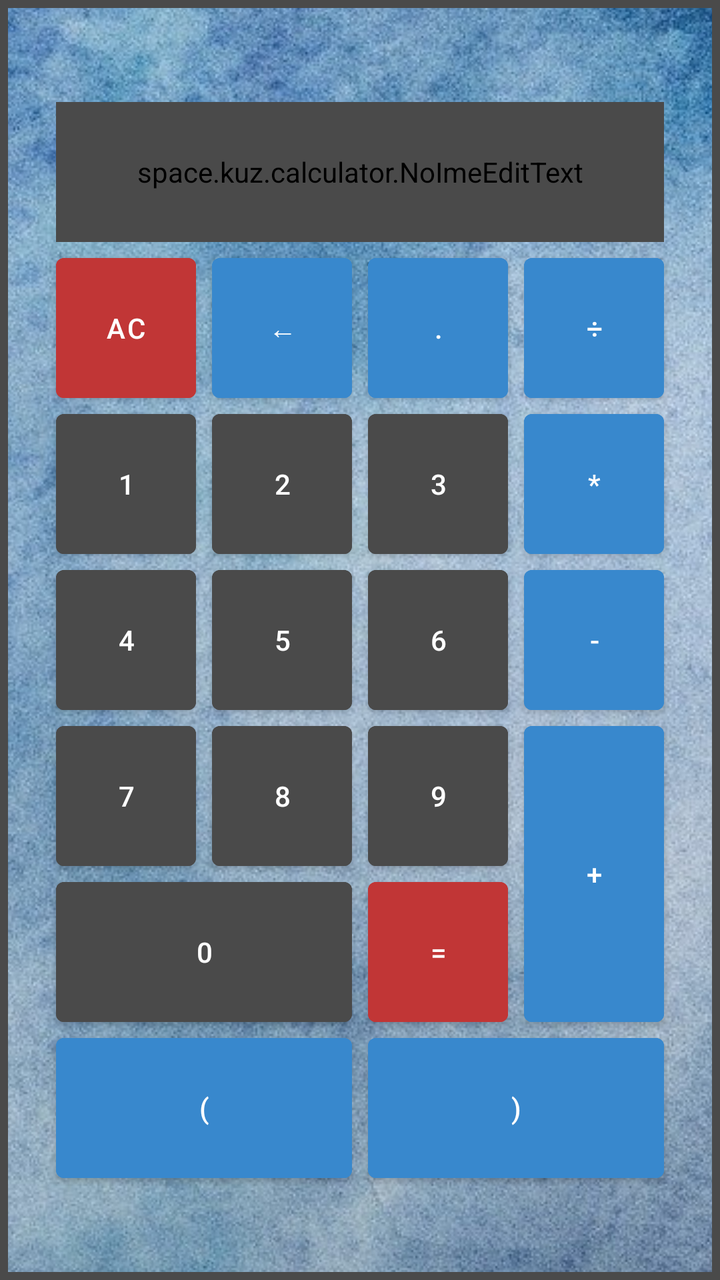
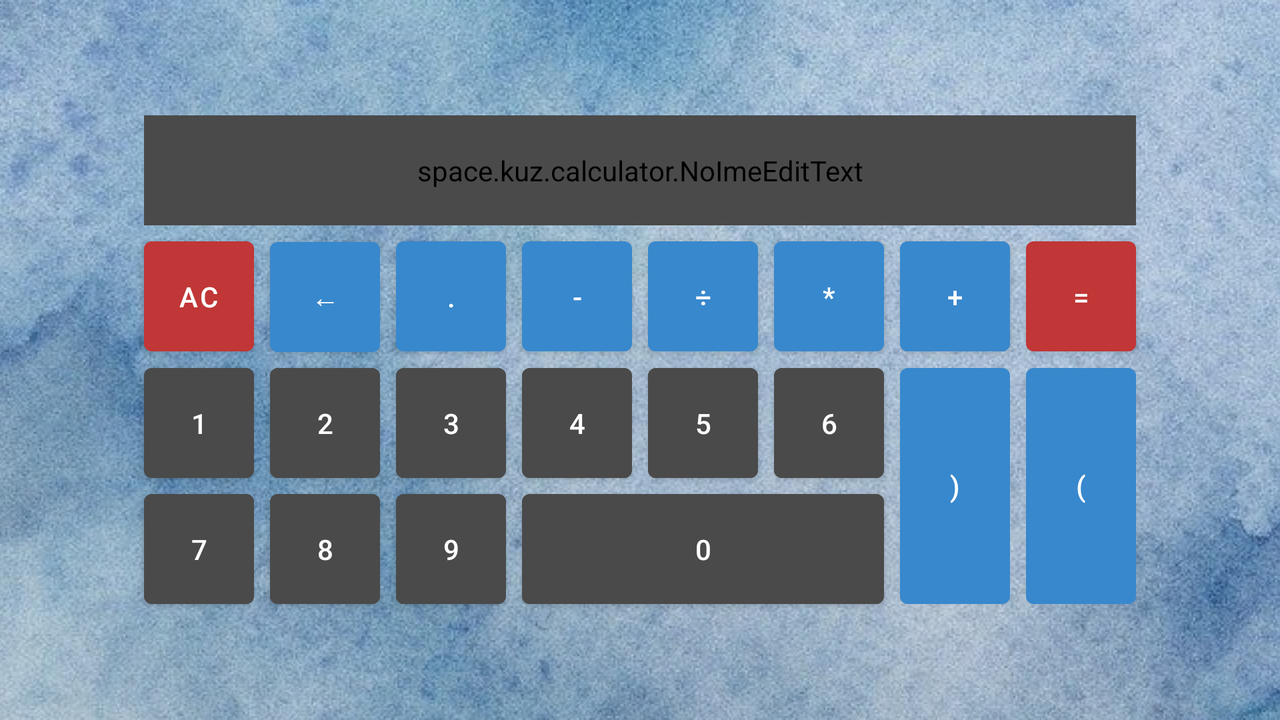

Two renders of one Android screen. The first uses the default layout on a phone; the second uses the alternative layout the repository ships for a different screen configuration, on a matching device. The two XML files are below.
<!-- AndroidManifest.xml: application theme Theme.Calculator -->
<!-- res/layout/activity_main.xml -->
<?xml version="1.0" encoding="utf-8"?>
<FrameLayout xmlns:android="http://schemas.android.com/apk/res/android"
    xmlns:app="http://schemas.android.com/apk/res-auto"
    android:layout_width="match_parent"
    android:layout_height="match_parent"
    android:theme="@style/MyStyleButton"
    >

    <androidx.appcompat.widget.AppCompatImageView
        android:layout_width="match_parent"
        android:layout_height="wrap_content"
        android:scaleType="center"
        app:srcCompat="@drawable/background"/>

    <GridLayout
        android:layout_width="wrap_content"
        android:layout_height="wrap_content"
        android:layout_gravity="center"
        android:columnCount="4"
        android:orientation="horizontal"

        >
        <space.kuz.calculator.NoImeEditText
            android:id="@+id/basic_edit_text"
            android:layout_width="match_parent"
            android:gravity="right|center_vertical"
            android:textColor="@color/white"
            android:textSize="@dimen/basic_edit_text"
            android:layout_columnSpan="4"
            android:layout_gravity="fill"
            android:background="@color/number_color"
            android:scrollbars="vertical"
            />
        <com.google.android.material.button.MaterialButton
            android:id="@+id/null_button"
            android:text="@string/button_ac"
            style="@style/MyStyleButton.SingSpecial" />

        <com.google.android.material.button.MaterialButton
            android:id="@+id/delete_button"
            android:text="@string/button_arrow"
            style="@style/MyStyleButton.Sing"/>

        <com.google.android.material.button.MaterialButton
            android:id="@+id/point_button"
            android:text="@string/button_point"
            style="@style/MyStyleButton.Sing"/>

        <com.google.android.material.button.MaterialButton
            android:id="@+id/div_button"
            android:text="@string/button_div"
            style="@style/MyStyleButton.Sing"/>

        <com.google.android.material.button.MaterialButton
            android:id="@+id/one_button"
            android:text="@string/button_1"
            style="@style/MyStyleButton"/>

        <com.google.android.material.button.MaterialButton
            android:id="@+id/two_button"
            android:text="@string/button_2"
            style="@style/MyStyleButton"/>

        <com.google.android.material.button.MaterialButton
            android:id="@+id/three_button"
            android:text="@string/button_3"
            style="@style/MyStyleButton"/>

        <com.google.android.material.button.MaterialButton
            android:id="@+id/multiply_button"
            android:text="@string/button_multiply"
            style="@style/MyStyleButton.Sing"/>

        <com.google.android.material.button.MaterialButton
            android:id="@+id/four_button"
            android:text="@string/button_4"
            style="@style/MyStyleButton"/>

        <com.google.android.material.button.MaterialButton
            android:id="@+id/five_button"
            android:text="@string/button_5"
            style="@style/MyStyleButton"/>

        <com.google.android.material.button.MaterialButton
            android:id="@+id/six_button"
            android:text="@string/button_6"
            style="@style/MyStyleButton"/>

        <com.google.android.material.button.MaterialButton
            android:id="@+id/minus_button"
            android:text="@string/button_minus"
            style="@style/MyStyleButton.Sing"/>

        <com.google.android.material.button.MaterialButton
            android:id="@+id/seven_button"
            android:text="@string/button_7"
            style="@style/MyStyleButton" />

        <com.google.android.material.button.MaterialButton
            android:id="@+id/eight_button"
            android:text="@string/button_8"
            style="@style/MyStyleButton"/>

        <com.google.android.material.button.MaterialButton
            android:id="@+id/nine_button"
            android:text="@string/button_9"
            style="@style/MyStyleButton"/>

        <com.google.android.material.button.MaterialButton
            android:id="@+id/plus_button"
            android:layout_rowSpan="2"
            android:layout_gravity="fill"
            android:text="@string/button_plus"
            style="@style/MyStyleButton.Sing"/>

        <com.google.android.material.button.MaterialButton
            android:id="@+id/zero_button"
            android:layout_columnSpan="2"
            android:layout_gravity="fill"
            android:text="@string/button_0"
            style="@style/MyStyleButton"/>

        <com.google.android.material.button.MaterialButton
            android:id="@+id/equals_button"
            android:text="@string/button_equals"
            style="@style/MyStyleButton.SingSpecial"/>

        <com.google.android.material.button.MaterialButton
            android:id="@+id/left_bracket_button"
            android:layout_columnSpan="2"
            android:layout_gravity="fill"
            android:text="@string/button_left_bracket"
            style="@style/MyStyleButton.Sing"/>

        <com.google.android.material.button.MaterialButton
            android:id="@+id/right_bracket_button"
            android:layout_columnSpan="2"
            android:layout_gravity="fill"
            android:text="@string/button_right_bracket"
            style="@style/MyStyleButton.Sing"/>

    </GridLayout>


</FrameLayout>
<!-- resources referenced by this layout -->
<resources>
  <color name="number_color">#4A4A4A</color>
  <color name="white">#FFFFFFFF</color>
  <dimen name="basic_edit_text">30sp</dimen>
  <!-- drawable background: jpg bitmap (drawable, 600299 bytes) -->
  <string name="button_0" translatable="false">0</string>
  <string name="button_1" translatable="false">1</string>
  <string name="button_2" translatable="false">2</string>
  <string name="button_3" translatable="false">3</string>
  <string name="button_4" translatable="false">4</string>
  <string name="button_5" translatable="false">5</string>
  <string name="button_6" translatable="false">6</string>
  <string name="button_7" translatable="false">7</string>
  <string name="button_8" translatable="false">8</string>
  <string name="button_9" translatable="false">9</string>
  <string name="button_ac" translatable="false">АС</string>
  <string name="button_arrow" translatable="false">←</string>
  <string name="button_div" translatable="false">÷</string>
  <string name="button_equals" translatable="false">=</string>
  <string name="button_left_bracket" translatable="false">(</string>
  <string name="button_minus" translatable="false">-</string>
  <string name="button_multiply" translatable="false">*</string>
  <string name="button_plus" translatable="false">+</string>
  <string name="button_point" translatable="false">.</string>
  <string name="button_right_bracket" translatable="false">)</string>
  <style name="MyStyleButton">
          <item name="android:insetTop">@dimen/inset_zero</item>
          <item name="android:insetBottom">@dimen/inset_zero</item>
          <item name="android:layout_width">@dimen/button_size</item>
          <item name="android:layout_height">@dimen/button_size</item>
          <item name="android:layout_margin">@dimen/button_margin</item>
          <item name="android:backgroundTint">@color/number_color</item>
      </style>
  <style name="MyStyleButton.Sing">
          <item name="android:backgroundTint">@color/computing_signs_color</item>
      </style>
  <style name="MyStyleButton.SingSpecial">
          <item name="android:backgroundTint">@color/special_signs_color</item>
      </style>
  <style name="Theme.Calculator" parent="Theme.MaterialComponents.Light.DarkActionBar">
          
          <item name="colorPrimary">@color/number_color</item>
          <item name="colorPrimaryVariant">@color/computing_signs_color</item>
          <item name="colorOnPrimary">@color/white</item>
          <item name="android:backgroundTint">@color/number_color</item>
          
          <item name="colorSecondary">@color/teal_200</item>
          <item name="colorSecondaryVariant">@color/teal_700</item>
          <item name="colorOnSecondary">@color/black</item>
          
          <item name="android:statusBarColor" tools:targetApi="l">?attr/colorPrimaryVariant</item>
          
      </style>
  <dimen name="inset_zero">0dp</dimen>
  <dimen name="button_size">70dp</dimen>
  <dimen name="button_margin">4dp</dimen>
  <color name="computing_signs_color">#3888cd</color>
  <color name="special_signs_color">#c13636</color>
  <color name="teal_200">#FF03DAC5</color>
  <color name="teal_700">#FF018786</color>
  <color name="black">#FF000000</color>
</resources>
<!-- res/layout-land/activity_main.xml (the repository's variant of the layout above) -->
<!-- drawn on the phone turned sideways -->
<?xml version="1.0" encoding="utf-8"?>
<FrameLayout xmlns:android="http://schemas.android.com/apk/res/android"
    xmlns:app="http://schemas.android.com/apk/res-auto"
    android:layout_width="match_parent"
    android:layout_height="match_parent">

    <androidx.appcompat.widget.AppCompatImageView
        android:layout_width="match_parent"
        android:layout_height="wrap_content"
        android:scaleType="center"
        app:srcCompat="@drawable/background"/>

    <GridLayout
        android:layout_width="wrap_content"
        android:layout_height="wrap_content"
        android:layout_gravity="center"
        android:columnCount="8"
        android:orientation="horizontal">
        <space.kuz.calculator.NoImeEditText
            android:id="@+id/basic_edit_text"
            android:layout_height="@dimen/button_size_land"
            android:layout_width="match_parent"
            android:gravity="right|center_vertical"
            android:textColor="@color/white"
            android:textSize="@dimen/basic_edit_text"
            android:layout_columnSpan="8"
            android:layout_margin="4dp"
            android:layout_gravity="fill"
            android:background="@color/number_color"
            android:scrollbars="vertical"
            />
        <Button
            android:id="@+id/null_button"
            android:layout_width="@dimen/button_size_land"
            android:layout_height="@dimen/button_size_land"
            android:layout_margin="@dimen/button_margin"
            android:backgroundTint="@color/special_signs_color"
            android:insetTop="0dp"
            android:insetBottom="0dp"
            android:text="АС"
            android:visibility="visible" />
        <Button
            android:id="@+id/delete_button"
            android:layout_width="@dimen/button_size_land"
            android:layout_height="@dimen/button_size_land"
            android:layout_margin="@dimen/button_margin"
            android:backgroundTint="@color/computing_signs_color"
            android:insetTop="0dp"
            android:insetBottom="0dp"
            android:text="←"/>
        <Button
            android:id="@+id/point_button"
            android:layout_width="@dimen/button_size_land"
            android:layout_height="@dimen/button_size_land"
            android:layout_margin="@dimen/button_margin"
            android:backgroundTint="@color/computing_signs_color"
            android:insetTop="0dp"
            android:insetBottom="0dp"
            android:text="."/>
        <Button
            android:id="@+id/minus_button"
            android:layout_width="@dimen/button_size_land"
            android:layout_height="@dimen/button_size_land"
            android:layout_margin="@dimen/button_margin"
            android:backgroundTint="@color/computing_signs_color"
            android:insetTop="0dp"
            android:insetBottom="0dp"
            android:text="-"/>
        <Button
            android:id="@+id/div_button"
            android:layout_width="@dimen/button_size_land"
            android:layout_height="@dimen/button_size_land"
            android:layout_margin="@dimen/button_margin"
            android:backgroundTint="@color/computing_signs_color"
            android:insetTop="0dp"
            android:insetBottom="0dp"
            android:text="÷"/>
        <Button
            android:id="@+id/multiply_button"
            android:layout_width="@dimen/button_size_land"
            android:layout_height="@dimen/button_size_land"
            android:layout_margin="@dimen/button_margin"
            android:backgroundTint="@color/computing_signs_color"
            android:insetTop="0dp"
            android:insetBottom="0dp"
            android:text="*"/>
        <Button
            android:id="@+id/plus_button"
            android:layout_width="@dimen/button_size_land"
            android:layout_height="@dimen/button_size_land"
            android:layout_margin="@dimen/button_margin"
            android:backgroundTint="@color/computing_signs_color"
            android:insetTop="0dp"
            android:insetBottom="0dp"
            android:text="+"/>
        <Button
            android:id="@+id/equals_button"
            android:layout_width="@dimen/button_size_land"
            android:layout_height="@dimen/button_size_land"
            android:layout_margin="@dimen/button_margin"
            android:backgroundTint="@color/special_signs_color"
            android:insetTop="0dp"
            android:insetBottom="0dp"
            android:text="="/>
        <Button
            android:id="@+id/one_button"
            android:layout_width="@dimen/button_size_land"
            android:layout_height="@dimen/button_size_land"
            android:layout_margin="@dimen/button_margin"
            android:backgroundTint="@color/number_color"
            android:insetTop="0dp"
            android:insetBottom="0dp"
            android:text="1"/>
        <Button
            android:id="@+id/two_button"
            android:layout_width="@dimen/button_size_land"
            android:layout_height="@dimen/button_size_land"
            android:layout_margin="@dimen/button_margin"
            android:backgroundTint="@color/number_color"
            android:insetTop="0dp"
            android:insetBottom="0dp"
            android:text="2"/>
        <Button
            android:id="@+id/three_button"
            android:layout_width="@dimen/button_size_land"
            android:layout_height="@dimen/button_size_land"
            android:layout_margin="@dimen/button_margin"
            android:backgroundTint="@color/number_color"
            android:insetTop="0dp"
            android:insetBottom="0dp"
            android:text="3"/>
        <Button
            android:id="@+id/four_button"
            android:layout_width="@dimen/button_size_land"
            android:layout_height="@dimen/button_size_land"
            android:layout_margin="@dimen/button_margin"
            android:backgroundTint="@color/number_color"
            android:insetTop="0dp"
            android:insetBottom="0dp"
            android:text="4"/>
        <Button
            android:id="@+id/five_button"
            android:layout_width="@dimen/button_size_land"
            android:layout_height="@dimen/button_size_land"
            android:layout_margin="@dimen/button_margin"
            android:backgroundTint="@color/number_color"
            android:insetTop="0dp"
            android:insetBottom="0dp"
            android:text="5"/>
        <Button
            android:id="@+id/six_button"
            android:layout_width="@dimen/button_size_land"
            android:layout_height="@dimen/button_size_land"
            android:layout_margin="@dimen/button_margin"
            android:backgroundTint="@color/number_color"
            android:insetTop="0dp"
            android:insetBottom="0dp"
            android:text="6"/>
        <Button
            android:id="@+id/right_bracket_button"
            android:layout_width="@dimen/button_size_land"
            android:layout_height="@dimen/button_size_land"
            android:layout_rowSpan="2"
            android:layout_gravity="fill"
            android:layout_margin="@dimen/button_margin"
            android:backgroundTint="@color/computing_signs_color"
            android:insetTop="0dp"
            android:insetBottom="0dp"
            android:text=")"/>
        <Button
            android:id="@+id/left_bracket_button"
            android:layout_width="@dimen/button_size_land"
            android:layout_height="@dimen/button_size_land"
            android:layout_rowSpan="2"
            android:layout_gravity="fill"
            android:layout_margin="@dimen/button_margin"
            android:backgroundTint="@color/computing_signs_color"
            android:insetTop="0dp"
            android:insetBottom="0dp"
            android:text="("/>
        <Button
            android:id="@+id/seven_button"
            android:layout_width="@dimen/button_size_land"
            android:layout_height="@dimen/button_size_land"
            android:layout_margin="@dimen/button_margin"
            android:backgroundTint="@color/number_color"
            android:insetTop="0dp"
            android:insetBottom="0dp"
            android:text="7"/>
        <Button
            android:id="@+id/eight_button"
            android:layout_width="@dimen/button_size_land"
            android:layout_height="@dimen/button_size_land"
            android:layout_margin="@dimen/button_margin"
            android:backgroundTint="@color/number_color"
            android:insetTop="0dp"
            android:insetBottom="0dp"
            android:text="8"/>
        <Button
            android:id="@+id/nine_button"
            android:layout_width="@dimen/button_size_land"
            android:layout_height="@dimen/button_size_land"
            android:layout_margin="@dimen/button_margin"
            android:backgroundTint="@color/number_color"
            android:insetTop="0dp"
            android:insetBottom="0dp"
            android:text="9"/>
        <Button
            android:id="@+id/zero_button"
            android:layout_width="@dimen/button_size_land"
            android:layout_height="@dimen/button_size_land"
            android:layout_columnSpan="3"
            android:layout_gravity="fill"
            android:layout_margin="@dimen/button_margin"
            android:backgroundTint="@color/number_color"
            android:insetTop="0dp"
            android:insetBottom="0dp"
            android:text="0"/>
    </GridLayout>


</FrameLayout>
<!-- resources referenced by the variant -->
<!-- as the phone turned sideways resolves them -->
<resources>
  <color name="computing_signs_color">#3888cd</color>
  <color name="number_color">#4A4A4A</color>
  <color name="special_signs_color">#c13636</color>
  <color name="white">#FFFFFFFF</color>
  <dimen name="basic_edit_text">30sp</dimen>
  <dimen name="button_margin">4dp</dimen>
  <dimen name="button_size_land">55dp</dimen>
  <!-- drawable background: jpg bitmap (drawable, 600299 bytes) -->
  <style name="Theme.Calculator" parent="Theme.MaterialComponents.Light.DarkActionBar">
          
          <item name="colorPrimary">@color/number_color</item>
          <item name="colorPrimaryVariant">@color/computing_signs_color</item>
          <item name="colorOnPrimary">@color/white</item>
          <item name="android:backgroundTint">@color/number_color</item>
          
          <item name="colorSecondary">@color/teal_200</item>
          <item name="colorSecondaryVariant">@color/teal_700</item>
          <item name="colorOnSecondary">@color/black</item>
          
          <item name="android:statusBarColor" tools:targetApi="l">?attr/colorPrimaryVariant</item>
          
      </style>
  <color name="teal_200">#FF03DAC5</color>
  <color name="teal_700">#FF018786</color>
  <color name="black">#FF000000</color>
</resources>
